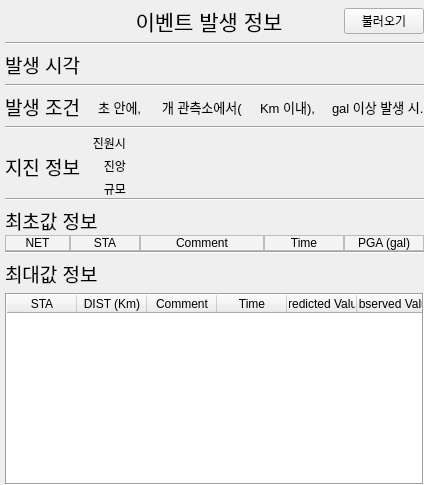
          <widget class="QFrame" name="eventFR">
           <property name="styleSheet">
            <string notr="true"/>
           </property>
           <property name="frameShape">
            <enum>QFrame::NoFrame</enum>
           </property>
           <property name="frameShadow">
            <enum>QFrame::Raised</enum>
           </property>
           <layout class="QVBoxLayout" name="verticalLayout_4">
            <property name="spacing">
             <number>5</number>
            </property>
            <property name="leftMargin">
             <number>5</number>
            </property>
            <property name="topMargin">
             <number>5</number>
            </property>
            <property name="rightMargin">
             <number>0</number>
            </property>
            <property name="bottomMargin">
             <number>0</number>
            </property>
            <item>
             <layout class="QHBoxLayout" name="horizontalLayout_3">
              <item>
               <widget class="QLabel" name="label_2">
                <property name="text">
                 <string/>
                </property>
               </widget>
              </item>
              <item>
               <widget class="QLabel" name="eventTitleLB">
                <property name="minimumSize">
                 <size>
                  <width>260</width>
                  <height>0</height>
                 </size>
                </property>
                <property name="font">
                 <font>
                  <pointsize>16</pointsize>
                  <weight>50</weight>
                  <bold>false</bold>
                 </font>
                </property>
                <property name="styleSheet">
                 <string notr="true"/>
                </property>
                <property name="text">
                 <string>이벤트 발생 정보</string>
                </property>
                <property name="alignment">
                 <set>Qt::AlignCenter</set>
                </property>
               </widget>
              </item>
              <item>
               <widget class="QPushButton" name="eventLoadPB">
                <property name="text">
                 <string>불러오기</string>
                </property>
               </widget>
              </item>
             </layout>
            </item>
            <item>
             <widget class="Line" name="line_4">
              <property name="orientation">
               <enum>Qt::Horizontal</enum>
              </property>
             </widget>
            </item>
            <item>
             <layout class="QHBoxLayout" name="horizontalLayout_7">
              <item>
               <widget class="QLabel" name="label_60">
                <property name="sizePolicy">
                 <sizepolicy hsizetype="Preferred" vsizetype="Preferred">
                  <horstretch>0</horstretch>
                  <verstretch>0</verstretch>
                 </sizepolicy>
                </property>
                <property name="maximumSize">
                 <size>
                  <width>100</width>
                  <height>16777215</height>
                 </size>
                </property>
                <property name="font">
                 <font>
                  <family>Cantarell</family>
                  <pointsize>14</pointsize>
                  <weight>50</weight>
                  <bold>false</bold>
                 </font>
                </property>
                <property name="styleSheet">
                 <string notr="true"/>
                </property>
                <property name="text">
                 <string>발생 시각</string>
                </property>
                <property name="alignment">
                 <set>Qt::AlignLeading|Qt::AlignLeft|Qt::AlignVCenter</set>
                </property>
               </widget>
              </item>
              <item>
               <widget class="QLabel" name="eventTimeLB">
                <property name="minimumSize">
                 <size>
                  <width>230</width>
                  <height>0</height>
                 </size>
                </property>
                <property name="maximumSize">
                 <size>
                  <width>16777215</width>
                  <height>16777215</height>
                 </size>
                </property>
                <property name="font">
                 <font>
                  <pointsize>14</pointsize>
                  <weight>75</weight>
                  <bold>true</bold>
                 </font>
                </property>
                <property name="styleSheet">
                 <string notr="true"/>
                </property>
                <property name="text">
                 <string/>
                </property>
                <property name="alignment">
                 <set>Qt::AlignCenter</set>
                </property>
               </widget>
              </item>
             </layout>
            </item>
            <item>
             <widget class="Line" name="line_3">
              <property name="orientation">
               <enum>Qt::Horizontal</enum>
              </property>
             </widget>
            </item>
            <item>
             <layout class="QHBoxLayout" name="horizontalLayout_8">
              <item>
               <widget class="QLabel" name="label_62">
                <property name="font">
                 <font>
                  <family>Cantarell</family>
                  <pointsize>14</pointsize>
                  <weight>50</weight>
                  <bold>false</bold>
                 </font>
                </property>
                <property name="styleSheet">
                 <string notr="true"/>
                </property>
                <property name="text">
                 <string>발생 조건</string>
                </property>
                <property name="alignment">
                 <set>Qt::AlignLeading|Qt::AlignLeft|Qt::AlignVCenter</set>
                </property>
               </widget>
              </item>
              <item>
               <widget class="QLabel" name="eventCondition1LB">
                <property name="text">
                 <string/>
                </property>
                <property name="alignment">
                 <set>Qt::AlignRight|Qt::AlignTrailing|Qt::AlignVCenter</set>
                </property>
               </widget>
              </item>
              <item>
               <widget class="QLabel" name="con1LB">
                <property name="font">
                 <font>
                  <pointsize>10</pointsize>
                 </font>
                </property>
                <property name="text">
                 <string>초 안에, </string>
                </property>
               </widget>
              </item>
              <item>
               <widget class="QLabel" name="eventCondition2LB">
                <property name="text">
                 <string/>
                </property>
                <property name="alignment">
                 <set>Qt::AlignRight|Qt::AlignTrailing|Qt::AlignVCenter</set>
                </property>
               </widget>
              </item>
              <item>
               <widget class="QLabel" name="con2LB">
                <property name="font">
                 <font>
                  <pointsize>10</pointsize>
                 </font>
                </property>
                <property name="text">
                 <string>개 관측소에서(</string>
                </property>
               </widget>
              </item>
              <item>
               <widget class="QLabel" name="eventCondition4LB">
                <property name="text">
                 <string/>
                </property>
               </widget>
              </item>
              <item>
               <widget class="QLabel" name="con3LB">
                <property name="font">
                 <font>
                  <pointsize>10</pointsize>
                 </font>
                </property>
                <property name="text">
                 <string>Km 이내),</string>
                </property>
               </widget>
              </item>
              <item>
               <widget class="QLabel" name="eventCondition3LB">
                <property name="text">
                 <string/>
                </property>
                <property name="alignment">
                 <set>Qt::AlignRight|Qt::AlignTrailing|Qt::AlignVCenter</set>
                </property>
               </widget>
              </item>
              <item>
               <widget class="QLabel" name="con4LB">
                <property name="font">
                 <font>
                  <pointsize>10</pointsize>
                 </font>
                </property>
                <property name="text">
                 <string>gal 이상 발생 시.</string>
                </property>
               </widget>
              </item>
             </layout>
            </item>
            <item>
             <widget class="Line" name="line_2">
              <property name="orientation">
               <enum>Qt::Horizontal</enum>
              </property>
             </widget>
            </item>
            <item>
             <widget class="QFrame" name="eewFR">
              <property name="frameShape">
               <enum>QFrame::NoFrame</enum>
              </property>
              <property name="frameShadow">
               <enum>QFrame::Plain</enum>
              </property>
              <property name="lineWidth">
               <number>0</number>
              </property>
              <layout class="QVBoxLayout" name="verticalLayout">
               <property name="spacing">
                <number>0</number>
               </property>
               <property name="leftMargin">
                <number>0</number>
               </property>
               <property name="topMargin">
                <number>0</number>
               </property>
               <property name="rightMargin">
                <number>0</number>
               </property>
               <property name="bottomMargin">
                <number>0</number>
               </property>
               <item>
                <layout class="QGridLayout" name="gridLayout">
                 <item row="0" column="1">
                  <widget class="QLabel" name="label">
                   <property name="sizePolicy">
                    <sizepolicy hsizetype="Fixed" vsizetype="Preferred">
                     <horstretch>0</horstretch>
                     <verstretch>0</verstretch>
                    </sizepolicy>
                   </property>
                   <property name="minimumSize">
                    <size>
                     <width>45</width>
                     <height>0</height>
                    </size>
                   </property>
                   <property name="text">
                    <string>진원시</string>
                   </property>
                   <property name="alignment">
                    <set>Qt::AlignRight|Qt::AlignTrailing|Qt::AlignVCenter</set>
                   </property>
                  </widget>
                 </item>
                 <item row="3" column="1">
                  <widget class="QLabel" name="label_5">
                   <property name="sizePolicy">
                    <sizepolicy hsizetype="Fixed" vsizetype="Preferred">
                     <horstretch>0</horstretch>
                     <verstretch>0</verstretch>
                    </sizepolicy>
                   </property>
                   <property name="minimumSize">
                    <size>
                     <width>45</width>
                     <height>0</height>
                    </size>
                   </property>
                   <property name="text">
                    <string>규모</string>
                   </property>
                   <property name="alignment">
                    <set>Qt::AlignRight|Qt::AlignTrailing|Qt::AlignVCenter</set>
                   </property>
                  </widget>
                 </item>
                 <item row="1" column="2">
                  <widget class="QLabel" name="eqLocLB">
                   <property name="text">
                    <string/>
                   </property>
                   <property name="alignment">
                    <set>Qt::AlignCenter</set>
                   </property>
                  </widget>
                 </item>
                 <item row="0" column="0" rowspan="4">
                  <widget class="QLabel" name="label_68">
                   <property name="sizePolicy">
                    <sizepolicy hsizetype="Fixed" vsizetype="Preferred">
                     <horstretch>0</horstretch>
                     <verstretch>0</verstretch>
                    </sizepolicy>
                   </property>
                   <property name="font">
                    <font>
                     <pointsize>14</pointsize>
                     <weight>50</weight>
                     <bold>false</bold>
                    </font>
                   </property>
                   <property name="styleSheet">
                    <string notr="true"/>
                   </property>
                   <property name="text">
                    <string>지진 정보</string>
                   </property>
                   <property name="alignment">
                    <set>Qt::AlignLeading|Qt::AlignLeft|Qt::AlignVCenter</set>
                   </property>
                  </widget>
                 </item>
                 <item row="3" column="2">
                  <widget class="QLabel" name="eqMagLB">
                   <property name="text">
                    <string/>
                   </property>
                   <property name="alignment">
                    <set>Qt::AlignCenter</set>
                   </property>
                  </widget>
                 </item>
                 <item row="0" column="2">
                  <widget class="QLabel" name="eqTimeLB">
                   <property name="text">
                    <string/>
                   </property>
                   <property name="alignment">
                    <set>Qt::AlignCenter</set>
                   </property>
                  </widget>
                 </item>
                 <item row="2" column="2">
                  <widget class="QLabel" name="eqLoc2LB">
                   <property name="text">
                    <string/>
                   </property>
                   <property name="alignment">
                    <set>Qt::AlignCenter</set>
                   </property>
                  </widget>
                 </item>
                 <item row="1" column="1" rowspan="2">
                  <widget class="QLabel" name="label_3">
                   <property name="sizePolicy">
                    <sizepolicy hsizetype="Fixed" vsizetype="Preferred">
                     <horstretch>0</horstretch>
                     <verstretch>0</verstretch>
                    </sizepolicy>
                   </property>
                   <property name="minimumSize">
                    <size>
                     <width>45</width>
                     <height>0</height>
                    </size>
                   </property>
                   <property name="text">
                    <string>진앙</string>
                   </property>
                   <property name="alignment">
                    <set>Qt::AlignRight|Qt::AlignTrailing|Qt::AlignVCenter</set>
                   </property>
                  </widget>
                 </item>
                </layout>
               </item>
               <item>
                <widget class="Line" name="line_5">
                 <property name="orientation">
                  <enum>Qt::Horizontal</enum>
                 </property>
                </widget>
               </item>
              </layout>
             </widget>
            </item>
            <item>
             <widget class="QFrame" name="galFR">
              <property name="frameShape">
               <enum>QFrame::NoFrame</enum>
              </property>
              <property name="frameShadow">
               <enum>QFrame::Raised</enum>
              </property>
              <property name="lineWidth">
               <number>0</number>
              </property>
              <layout class="QVBoxLayout" name="verticalLayout_5">
               <property name="spacing">
                <number>0</number>
               </property>
               <property name="leftMargin">
                <number>0</number>
               </property>
               <property name="topMargin">
                <number>0</number>
               </property>
               <property name="rightMargin">
                <number>0</number>
               </property>
               <property name="bottomMargin">
                <number>0</number>
               </property>
               <item>
                <widget class="QLabel" name="monChanLB">
                 <property name="font">
                  <font>
                   <pointsize>14</pointsize>
                   <weight>50</weight>
                   <bold>false</bold>
                  </font>
                 </property>
                 <property name="styleSheet">
                  <string notr="true"/>
                 </property>
                 <property name="text">
                  <string>최초값 정보</string>
                 </property>
                </widget>
               </item>
               <item>
                <layout class="QGridLayout" name="eventInitLO">
                 <property name="spacing">
                  <number>0</number>
                 </property>
                 <item row="0" column="2">
                  <widget class="QLabel" name="label_75">
                   <property name="font">
                    <font>
                     <weight>50</weight>
                     <bold>false</bold>
                    </font>
                   </property>
                   <property name="styleSheet">
                    <string notr="true">background-color: rgb(244,244,244)</string>
                   </property>
                   <property name="frameShape">
                    <enum>QFrame::StyledPanel</enum>
                   </property>
                   <property name="text">
                    <string>Comment</string>
                   </property>
                   <property name="alignment">
                    <set>Qt::AlignCenter</set>
                   </property>
                  </widget>
                 </item>
                 <item row="0" column="3">
                  <widget class="QLabel" name="label_76">
                   <property name="minimumSize">
                    <size>
                     <width>80</width>
                     <height>0</height>
                    </size>
                   </property>
                   <property name="maximumSize">
                    <size>
                     <width>80</width>
                     <height>16777215</height>
                    </size>
                   </property>
                   <property name="font">
                    <font>
                     <weight>50</weight>
                     <bold>false</bold>
                    </font>
                   </property>
                   <property name="styleSheet">
                    <string notr="true">background-color: rgb(244,244,244)</string>
                   </property>
                   <property name="frameShape">
                    <enum>QFrame::StyledPanel</enum>
                   </property>
                   <property name="text">
                    <string>Time</string>
                   </property>
                   <property name="alignment">
                    <set>Qt::AlignCenter</set>
                   </property>
                  </widget>
                 </item>
                 <item row="0" column="1">
                  <widget class="QLabel" name="label_74">
                   <property name="minimumSize">
                    <size>
                     <width>70</width>
                     <height>0</height>
                    </size>
                   </property>
                   <property name="maximumSize">
                    <size>
                     <width>70</width>
                     <height>16777215</height>
                    </size>
                   </property>
                   <property name="font">
                    <font>
                     <weight>50</weight>
                     <bold>false</bold>
                    </font>
                   </property>
                   <property name="styleSheet">
                    <string notr="true">background-color: rgb(244,244,244)</string>
                   </property>
                   <property name="frameShape">
                    <enum>QFrame::StyledPanel</enum>
                   </property>
                   <property name="text">
                    <string>STA</string>
                   </property>
                   <property name="alignment">
                    <set>Qt::AlignCenter</set>
                   </property>
                  </widget>
                 </item>
                 <item row="0" column="4">
                  <widget class="QLabel" name="label_77">
                   <property name="minimumSize">
                    <size>
                     <width>80</width>
                     <height>0</height>
                    </size>
                   </property>
                   <property name="maximumSize">
                    <size>
                     <width>80</width>
                     <height>16777215</height>
                    </size>
                   </property>
                   <property name="font">
                    <font>
                     <weight>50</weight>
                     <bold>false</bold>
                    </font>
                   </property>
                   <property name="styleSheet">
                    <string notr="true">background-color: rgb(244,244,244)</string>
                   </property>
                   <property name="frameShape">
                    <enum>QFrame::StyledPanel</enum>
                   </property>
                   <property name="text">
                    <string>PGA (gal)</string>
                   </property>
                   <property name="alignment">
                    <set>Qt::AlignCenter</set>
                   </property>
                  </widget>
                 </item>
                 <item row="0" column="0">
                  <widget class="QLabel" name="label_69">
                   <property name="minimumSize">
                    <size>
                     <width>65</width>
                     <height>0</height>
                    </size>
                   </property>
                   <property name="maximumSize">
                    <size>
                     <width>65</width>
                     <height>16777215</height>
                    </size>
                   </property>
                   <property name="font">
                    <font>
                     <weight>50</weight>
                     <bold>false</bold>
                    </font>
                   </property>
                   <property name="styleSheet">
                    <string notr="true">background-color: rgb(244,244,244)</string>
                   </property>
                   <property name="frameShape">
                    <enum>QFrame::StyledPanel</enum>
                   </property>
                   <property name="text">
                    <string>NET</string>
                   </property>
                   <property name="alignment">
                    <set>Qt::AlignCenter</set>
                   </property>
                  </widget>
                 </item>
                </layout>
               </item>
               <item>
                <widget class="Line" name="line">
                 <property name="orientation">
                  <enum>Qt::Horizontal</enum>
                 </property>
                </widget>
               </item>
              </layout>
             </widget>
            </item>
            <item>
             <widget class="QLabel" name="maxPGALB">
              <property name="font">
               <font>
                <pointsize>14</pointsize>
                <weight>50</weight>
                <bold>false</bold>
               </font>
              </property>
              <property name="styleSheet">
               <string notr="true"/>
              </property>
              <property name="text">
               <string>최대값 정보</string>
              </property>
             </widget>
            </item>
            <item>
             <widget class="QTableWidget" name="eventMaxPGATW">
              <property name="sizePolicy">
               <sizepolicy hsizetype="Expanding" vsizetype="Expanding">
                <horstretch>0</horstretch>
                <verstretch>0</verstretch>
               </sizepolicy>
              </property>
              <property name="font">
               <font>
                <pointsize>9</pointsize>
               </font>
              </property>
              <property name="frameShape">
               <enum>QFrame::Box</enum>
              </property>
              <property name="verticalScrollBarPolicy">
               <enum>Qt::ScrollBarAsNeeded</enum>
              </property>
              <property name="horizontalScrollBarPolicy">
               <enum>Qt::ScrollBarAlwaysOff</enum>
              </property>
              <property name="editTriggers">
               <set>QAbstractItemView::NoEditTriggers</set>
              </property>
              <property name="dragEnabled">
               <bool>true</bool>
              </property>
              <property name="dragDropOverwriteMode">
               <bool>false</bool>
              </property>
              <property name="alternatingRowColors">
               <bool>true</bool>
              </property>
              <property name="selectionBehavior">
               <enum>QAbstractItemView::SelectRows</enum>
              </property>
              <property name="sortingEnabled">
               <bool>true</bool>
              </property>
              <attribute name="horizontalHeaderDefaultSectionSize">
               <number>70</number>
              </attribute>
              <attribute name="horizontalHeaderStretchLastSection">
               <bool>true</bool>
              </attribute>
              <attribute name="verticalHeaderVisible">
               <bool>false</bool>
              </attribute>
              <attribute name="verticalHeaderMinimumSectionSize">
               <number>25</number>
              </attribute>
              <attribute name="verticalHeaderDefaultSectionSize">
               <number>25</number>
              </attribute>
              <attribute name="verticalHeaderStretchLastSection">
               <bool>true</bool>
              </attribute>
              <column>
               <property name="text">
                <string>STA</string>
               </property>
              </column>
              <column>
               <property name="text">
                <string>DIST (Km)</string>
               </property>
              </column>
              <column>
               <property name="text">
                <string>Comment</string>
               </property>
              </column>
              <column>
               <property name="text">
                <string>Time</string>
               </property>
              </column>
              <column>
               <property name="text">
                <string>Predicted Value</string>
               </property>
              </column>
              <column>
               <property name="text">
                <string>Observed Value</string>
               </property>
              </column>
             </widget>
            </item>
           </layout>
          </widget>
